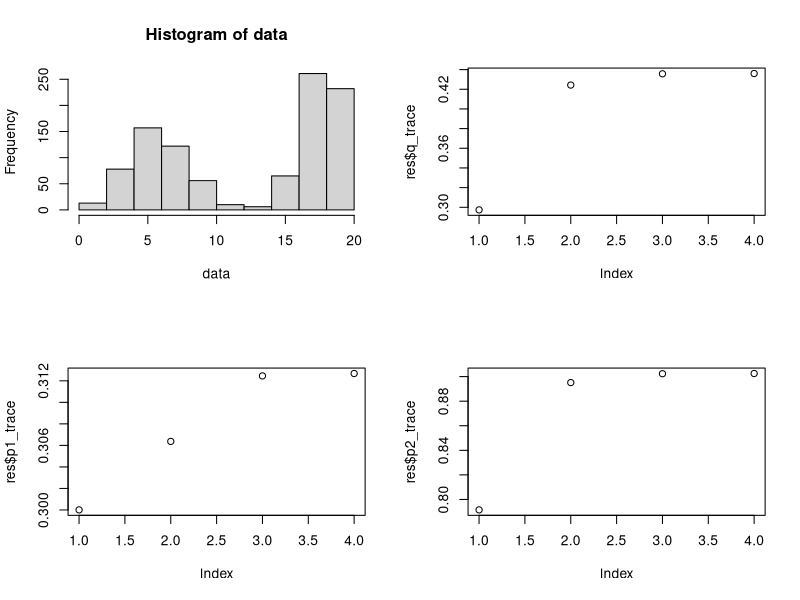

Here is the R script that generated this plot:
#################################
####### EM Algorithm ############
#################################

# This file contains two examples of implementing the EM algorithm. The first 
# example is a mixture model of two binomial distributions where we augment
# the data with a latent variable that denotes from which distribution the data
# comes from. The second example is a missing data problem with Poisson regression.
# This is an exercise from Casella and Berger

################################################################################
# EM for Mixture Model Classification ##########################################
################################################################################

# Initializing the Algorithm
n<-1000
P.init<-c(.1, .6, .7)

# True Values
m<-20
q<-.4
p1<-.3
p2<-.9
P.true<-c(q, p1, p2)

# Generate Data
dat<-function(n){
  Z<-rbinom(n, 1, q)
  X<-c()
  for(i in 1:n){
    if(Z[i]==1){
      Xi<-rbinom(1,m,p1)
    }
    else{
      Xi<-rbinom(1,m,p2)
    }
    X<-c(X, Xi)
  }
  
  return(X)
}

# Define variable to calculate posterior probabilities
gamma1<-function(X, P){
  gam<-c()
  for(i in 1:n){
    num<-P[1]*dbinom(X[i], m, P[2])
    denom<-P[1]*dbinom(X[i], m, P[2])+(1-P[1])*dbinom(X[i], m, P[3])
    g<-num/denom
    gam<-c(gam,g)
  }
  return(gam)
}

# EM Algorithm Function
EM<-function(data, P, epsilon=.00001){
  q_vec<-c()
  p1_vec<-c()
  p2_vec<-c()
  P.old<-P
  
  gamma1_n<-gamma1(data, P.old)
  gamma0_n<-1-gamma1(data, P.old)
  
  q_n<-sum(gamma1_n)/sum(gamma0_n+gamma1_n)
  p1_n<-sum(gamma1_n*data)/sum(m*gamma1_n)
  p2_n<-sum(gamma0_n*data)/sum(m*gamma0_n)
  
  q_vec<-c(q_vec, q_n)
  p1_vec<-c(p1_vec, p1_n)
  p2_vec<-c(p2_vec, p2_n)
  
  P.new<-c(q_n, p1_n, p2_n)
  
  count<-0
  while(sum((P.new-P.old)^2)>=epsilon){
    P.old<-P.new
    
    gamma1_n<-gamma1(data, P.old)
    gamma0_n<-1-gamma1(data, P.old)
    
    q_n<-sum(gamma1_n)/sum(gamma0_n+gamma1_n)
    p1_n<-sum(gamma1_n*data)/sum(m*gamma1_n)
    p2_n<-sum(gamma0_n*data)/sum(m*gamma0_n)
    
    q_vec<-c(q_vec, q_n)
    p1_vec<-c(p1_vec, p1_n)
    p2_vec<-c(p2_vec, p2_n)
    
    P.new<-c(q_n, p1_n, p2_n)
    
    count<-count+1
    if(count%%100==0){
      print(count)
    }
    if(count>5000){
      break
    }
    
  }
  return(list(est=P.new, q_trace=q_vec, p1_trace=p1_vec, p2_trace=p2_vec, iterations=count))
}

data<-dat(n)
res<-EM(data, P.init)

# PLotting the data as well as the trace of our parameters
par(mfrow=c(2,2))
hist(data)
plot(res$q_trace)
plot(res$p1_trace)
plot(res$p2_trace)




################################################################################
# EM for Missing Poisson Data ##################################################
################################################################################

# Initialize the true values
n<-100
m<-200
beta<-5
tau<-rep(1/n, n)
vrai<-c(tau, beta)

# Generate the Data
Y<-c()
for(i in 1:n){
  y<-rpois(1, m*beta*tau[i])
  Y<-c(Y,y)
}

X<-rmultinom(1, m, tau)

# Initialize Starting Guesses for Parameters
t<-c(rep(1/(2*n), n/2 ), rep(3/(2*n), (n/2)))
b<-3
init<-c(t,b)

# EM algorithm Function
EM<-function(X, Y, init, epsilon){
  vec<-init
  t<-vec[1:n]
  b<-vec[n+1]
  k<-0
  while(sum((vrai-vec)^2)>=epsilon){
    b0 <- b
    t0 <- t
    
    b<-sum(Y)/(m*t0[1]+sum(X[2:n]))
    
    t[1]<-(Y[1]+m*t0[1])/(m*b)
    
    for(i in 2:n){
      t[i]<-(Y[i]+X[i])/(m*b)
    }
    
    
    vec<-c(t,b)
    
    
    k<-k+1
    if(k%%50000==0){
      print(k)
    }
    
    if(k>500000){
      break
    }
    
  }
  return(list(sol=vec, iter=k, error_tau=sum((vrai[1:n]-vec[1:n])^2), error_beta=sum((vrai[n+1]-vec[n+1])^2)))
}


res<-EM(X, Y, init, .00001)






